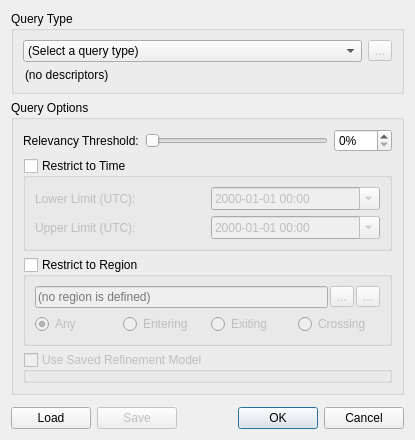
<?xml version="1.0" encoding="UTF-8"?>
<ui version="4.0">
 <class>vqQueryDialog</class>
 <widget class="QDialog" name="vqQueryDialog">
  <property name="geometry">
   <rect>
    <x>0</x>
    <y>0</y>
    <width>415</width>
    <height>440</height>
   </rect>
  </property>
  <property name="windowTitle">
   <string>New Query...</string>
  </property>
  <layout class="QGridLayout" name="gridLayout_5">
   <item row="0" column="0" colspan="3">
    <widget class="QGroupBox" name="groupBox">
     <property name="title">
      <string>Query Type</string>
     </property>
     <layout class="QGridLayout" name="gridLayout_3">
      <item row="0" column="0">
       <widget class="QComboBox" name="queryType">
        <item>
         <property name="text">
          <string>(Select a query type)</string>
         </property>
        </item>
       </widget>
      </item>
      <item row="0" column="1">
       <widget class="QToolButton" name="editQuery">
        <property name="enabled">
         <bool>false</bool>
        </property>
        <property name="text">
         <string>...</string>
        </property>
       </widget>
      </item>
      <item row="1" column="0" colspan="2">
       <widget class="vvQueryInfoLabel" name="queryInfo">
        <property name="text">
         <string>(no descriptors)</string>
        </property>
        <property name="indent">
         <number>2</number>
        </property>
        <property name="errorText" stdset="0">
         <string>(no descriptors)</string>
        </property>
       </widget>
      </item>
     </layout>
    </widget>
   </item>
   <item row="2" column="0" colspan="3">
    <spacer name="verticalSpacer">
     <property name="orientation">
      <enum>Qt::Vertical</enum>
     </property>
     <property name="sizeHint" stdset="0">
      <size>
       <width>328</width>
       <height>22</height>
      </size>
     </property>
    </spacer>
   </item>
   <item row="3" column="0">
    <widget class="QPushButton" name="buttonLoad">
     <property name="text">
      <string>Load</string>
     </property>
     <property name="icon">
      <iconset resource="../../Icons/viqui.qrc">
       <normaloff>:/icons/16x16/load</normaloff>:/icons/16x16/load</iconset>
     </property>
    </widget>
   </item>
   <item row="3" column="1">
    <widget class="QPushButton" name="buttonSave">
     <property name="enabled">
      <bool>false</bool>
     </property>
     <property name="text">
      <string>Save</string>
     </property>
     <property name="icon">
      <iconset resource="../../Icons/viqui.qrc">
       <normaloff>:/icons/16x16/save</normaloff>:/icons/16x16/save</iconset>
     </property>
    </widget>
   </item>
   <item row="3" column="2">
    <widget class="QDialogButtonBox" name="buttonBox">
     <property name="orientation">
      <enum>Qt::Horizontal</enum>
     </property>
     <property name="standardButtons">
      <set>QDialogButtonBox::Cancel|QDialogButtonBox::Ok</set>
     </property>
    </widget>
   </item>
   <item row="1" column="0" colspan="3">
    <widget class="QGroupBox" name="groupBox_2">
     <property name="title">
      <string>Query Options</string>
     </property>
     <layout class="QGridLayout" name="gridLayout_4">
      <item row="0" column="0">
       <widget class="QLabel" name="labelRelevancy">
        <property name="text">
         <string>Relevancy Threshold:</string>
        </property>
       </widget>
      </item>
      <item row="0" column="1">
       <widget class="QSlider" name="relevancySlider">
        <property name="maximum">
         <number>100</number>
        </property>
        <property name="orientation">
         <enum>Qt::Horizontal</enum>
        </property>
       </widget>
      </item>
      <item row="0" column="2">
       <widget class="QSpinBox" name="relevancySpin">
        <property name="suffix">
         <string>%</string>
        </property>
        <property name="maximum">
         <number>100</number>
        </property>
       </widget>
      </item>
      <item row="1" column="0" colspan="3">
       <widget class="QGroupBox" name="timeLimit">
        <property name="sizePolicy">
         <sizepolicy hsizetype="Preferred" vsizetype="Fixed">
          <horstretch>0</horstretch>
          <verstretch>0</verstretch>
         </sizepolicy>
        </property>
        <property name="title">
         <string>Restrict to Time</string>
        </property>
        <property name="flat">
         <bool>true</bool>
        </property>
        <property name="checkable">
         <bool>true</bool>
        </property>
        <property name="checked">
         <bool>false</bool>
        </property>
        <layout class="QGridLayout" name="gridLayout">
         <item row="0" column="0">
          <widget class="QLabel" name="labelTimeLower">
           <property name="text">
            <string>Lower Limit (UTC):</string>
           </property>
          </widget>
         </item>
         <item row="0" column="1">
          <widget class="QDateTimeEdit" name="timeLower">
           <property name="displayFormat">
            <string>yyyy-MM-dd hh:mm</string>
           </property>
           <property name="calendarPopup">
            <bool>true</bool>
           </property>
           <property name="timeSpec">
            <enum>Qt::UTC</enum>
           </property>
          </widget>
         </item>
         <item row="1" column="0">
          <widget class="QLabel" name="labelTimeUpper">
           <property name="text">
            <string>Upper Limit (UTC):</string>
           </property>
          </widget>
         </item>
         <item row="1" column="1">
          <widget class="QDateTimeEdit" name="timeUpper">
           <property name="displayFormat">
            <string>yyyy-MM-dd hh:mm</string>
           </property>
           <property name="calendarPopup">
            <bool>true</bool>
           </property>
           <property name="timeSpec">
            <enum>Qt::UTC</enum>
           </property>
          </widget>
         </item>
        </layout>
       </widget>
      </item>
      <item row="2" column="0" colspan="3">
       <widget class="QGroupBox" name="regionLimit">
        <property name="title">
         <string>Restrict to Region</string>
        </property>
        <property name="flat">
         <bool>true</bool>
        </property>
        <property name="checkable">
         <bool>true</bool>
        </property>
        <property name="checked">
         <bool>false</bool>
        </property>
        <layout class="QVBoxLayout" name="verticalLayout">
         <item>
          <layout class="QHBoxLayout" name="horizontalLayout_2">
           <property name="spacing">
            <number>2</number>
           </property>
           <item>
            <widget class="QLineEdit" name="region">
             <property name="readOnly">
              <bool>true</bool>
             </property>
             <property name="placeholderText">
              <string>(no region is defined)</string>
             </property>
            </widget>
           </item>
           <item>
            <widget class="QToolButton" name="pickRegionNumeric">
             <property name="toolTip">
              <string>Define region by entering a location numerically</string>
             </property>
             <property name="text">
              <string>...</string>
             </property>
             <property name="icon">
              <iconset resource="../../Icons/viqui.qrc">
               <normaloff>:/icons/16x16/edit-number</normaloff>:/icons/16x16/edit-number</iconset>
             </property>
            </widget>
           </item>
           <item>
            <widget class="QToolButton" name="pickRegionGraphic">
             <property name="toolTip">
              <string>Define region by drawing on the context view</string>
             </property>
             <property name="text">
              <string>...</string>
             </property>
             <property name="icon">
              <iconset resource="../../Icons/viqui.qrc">
               <normaloff>:/icons/16x16/path-draw</normaloff>:/icons/16x16/path-draw</iconset>
             </property>
             <property name="popupMode">
              <enum>QToolButton::InstantPopup</enum>
             </property>
            </widget>
           </item>
          </layout>
         </item>
         <item>
          <layout class="QHBoxLayout" name="horizontalLayout">
           <item>
            <widget class="QRadioButton" name="anyEvent">
             <property name="toolTip">
              <string>Select all results for which the event occurs within (or intersecst) the region</string>
             </property>
             <property name="text">
              <string>Any</string>
             </property>
             <property name="checked">
              <bool>true</bool>
             </property>
            </widget>
           </item>
           <item>
            <widget class="QRadioButton" name="enterEvent">
             <property name="toolTip">
              <string>Limit results to events for which the tracked object is crossing into the region</string>
             </property>
             <property name="text">
              <string>Entering</string>
             </property>
            </widget>
           </item>
           <item>
            <widget class="QRadioButton" name="exitEvent">
             <property name="toolTip">
              <string>Limit results to events for which the tracked object is crossing out of the region</string>
             </property>
             <property name="text">
              <string>Exiting</string>
             </property>
            </widget>
           </item>
           <item>
            <widget class="QRadioButton" name="crossEvent">
             <property name="toolTip">
              <string>Limit results to events which intersect the region</string>
             </property>
             <property name="text">
              <string>Crossing</string>
             </property>
            </widget>
           </item>
          </layout>
         </item>
        </layout>
       </widget>
      </item>
      <item row="3" column="0" colspan="3">
       <widget class="QGroupBox" name="useIqrModel">
        <property name="enabled">
         <bool>false</bool>
        </property>
        <property name="title">
         <string>Use Saved Refinement Model</string>
        </property>
        <property name="flat">
         <bool>true</bool>
        </property>
        <property name="checkable">
         <bool>true</bool>
        </property>
        <property name="checked">
         <bool>false</bool>
        </property>
       </widget>
      </item>
     </layout>
    </widget>
   </item>
  </layout>
 </widget>
 <customwidgets>
  <customwidget>
   <class>vvQueryInfoLabel</class>
   <extends>QLabel</extends>
   <header location="global">vvQueryInfoLabel.h</header>
  </customwidget>
 </customwidgets>
 <resources>
  <include location="../../Icons/viqui.qrc"/>
 </resources>
 <connections>
  <connection>
   <sender>buttonBox</sender>
   <signal>accepted()</signal>
   <receiver>vqQueryDialog</receiver>
   <slot>accept()</slot>
   <hints>
    <hint type="sourcelabel">
     <x>248</x>
     <y>254</y>
    </hint>
    <hint type="destinationlabel">
     <x>157</x>
     <y>274</y>
    </hint>
   </hints>
  </connection>
  <connection>
   <sender>buttonBox</sender>
   <signal>rejected()</signal>
   <receiver>vqQueryDialog</receiver>
   <slot>reject()</slot>
   <hints>
    <hint type="sourcelabel">
     <x>316</x>
     <y>260</y>
    </hint>
    <hint type="destinationlabel">
     <x>286</x>
     <y>274</y>
    </hint>
   </hints>
  </connection>
  <connection>
   <sender>relevancySlider</sender>
   <signal>valueChanged(int)</signal>
   <receiver>relevancySpin</receiver>
   <slot>setValue(int)</slot>
   <hints>
    <hint type="sourcelabel">
     <x>207</x>
     <y>117</y>
    </hint>
    <hint type="destinationlabel">
     <x>294</x>
     <y>117</y>
    </hint>
   </hints>
  </connection>
  <connection>
   <sender>relevancySpin</sender>
   <signal>valueChanged(int)</signal>
   <receiver>relevancySlider</receiver>
   <slot>setValue(int)</slot>
   <hints>
    <hint type="sourcelabel">
     <x>294</x>
     <y>117</y>
    </hint>
    <hint type="destinationlabel">
     <x>207</x>
     <y>117</y>
    </hint>
   </hints>
  </connection>
 </connections>
</ui>
